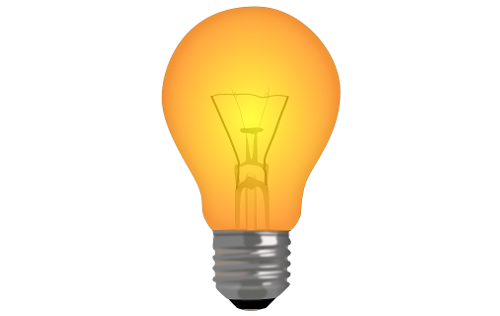
#> input picture lampada.png, 500 x 316 px
$ python exemplo_aula.py
#> lines starting #> are read from the running program, lines starting #| are printed output that depends on the picture
# Importar o opencv
import cv2

# Carregar a imagem original com o comando imread
imagem = cv2.imread("lampada.png")
#> imagem is the input picture: shape (316, 500, 3); mean B, G, R 213, 237.4, 249.5

# Converter a imagem para escala de cinza
imagem_pb = cv2.cvtColor(imagem, cv2.COLOR_BGR2GRAY)
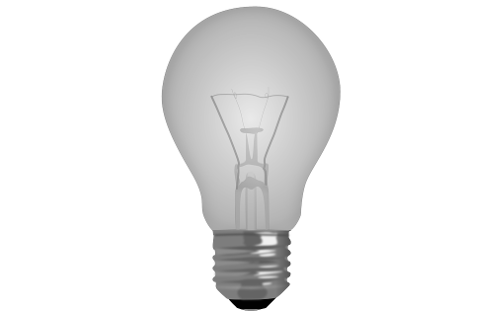
#> imagem_pb: shape (316, 500); min 0, max 255, mean 238.2

#salva a nova imagem criada
cv2.imwrite("imagempb.png", imagem_pb)

# Criar duas telas para apresentar as imagens
cv2.imshow("Original", imagem)
cv2.imshow("PB", imagem_pb)

# Coletando as propriedades da imagem
print ("Altura: %d pixels" % (imagem.shape[0]))
#| Altura: 316 pixels
print ("Largura: %d pixels" % (imagem.shape[1]))
#| Largura: 500 pixels
print ("Canais: %d"      % (imagem.shape[2]))
#| Canais: 3

# Buscando pixels específicos na imagem para coletar o RGB
(b, g, r) = imagem[0, 0]
#> b = 255; g = 255; r = 255
print ("Cor do pixel em (0, 0) - Vermelho: %d, Verde: %d, Azul: %d" % (r, g, b))
#| Cor do pixel em (0, 0) - Vermelho: 255, Verde: 255, Azul: 255

(b, g, r) = imagem[305, 250]
#> b = 2; g = 2; r = 2
print ("Cor do pixel em (250, 305) - Vermelho: %d, Verde: %d, Azul: %d" % (r, g, b))
#| Cor do pixel em (250, 305) - Vermelho: 2, Verde: 2, Azul: 2

(b, g, r) = imagem[30, 250]
#> b = 65; g = 179; r = 255
print ("Cor do pixel em (250, 30) - Vermelho: %d, Verde: %d, Azul: %d" % (r, g, b))
#| Cor do pixel em (250, 30) - Vermelho: 255, Verde: 179, Azul: 65

# Salva a nova imagem no diretorio
cv2.imwrite("imagempb.png", imagem_pb)

# Comando para aguardar interrupcao do usuario para fechar a tela
cv2.waitKey()
